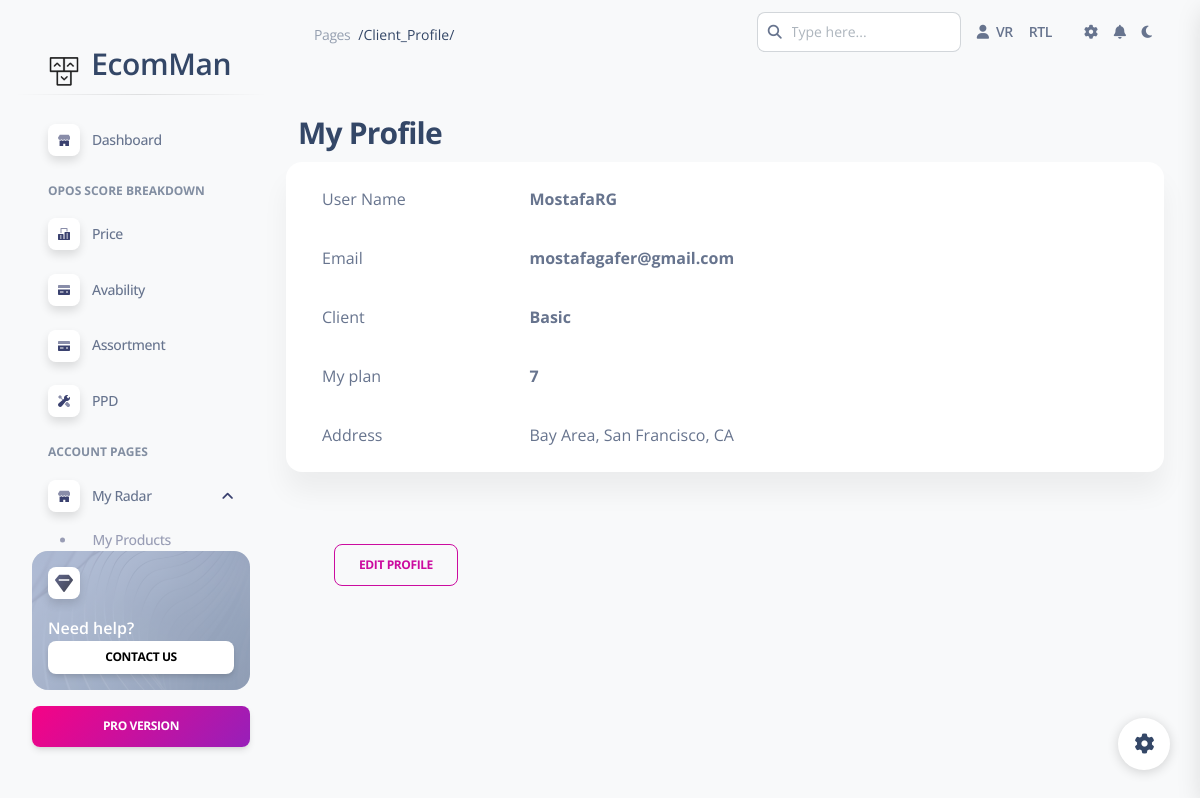
Screenshot of /client_profile/ (signed in) with the database file from the repository.
### client_profile/models.py (models this page shows, shortened)
class Profile(models.Model):
    user = models.OneToOneField(User, on_delete=models.CASCADE)
    client = models.CharField(max_length=50)
    plan = models.IntegerField(blank=True, null=True)
    pinned_tables = models.ManyToManyField('PinnedTable', blank=True)

### client_profile/views.py (the view)
# urls.py: path('', views.profile_view, name='profile_view'),
@login_required
def profile_view(request):
    profile = Profile.objects.get(user=request.user)
    products = profile.products.all()
    return render(request, 'client_profile/profile.html', {
        'profile': profile,
        'user': request.user,
        'products': products,
        'segment': 'client_profile'
    })

### client_profile/templates/client_profile/profile.html
{% extends 'layouts/base.html' %}
{% block content %}
<div class="container-fluid">
    <div class="row mt-5">
        <div class="row">
            <h3>My Profile</h3>
        </div>
        <div class="row">
            <div class="card mb-4">
            <div class="card-body">
            <div class="row">
            <div class="col-sm-3">
            <p class="mb-0">User Name</p>
            </div>
            <div class="col-sm-9">
            <p class="text-muted mb-0 font-weight-bolder">{{profile.user}}</p>
            </div>
            </div>
            <hr>
            <div class="row">
            <div class="col-sm-3">
            <p class="mb-0">Email</p>
            </div>
            <div class="col-sm-9">
            <p class="text-muted mb-0 font-weight-bolder">{{profile.user.email}}</p>
            </div>
            </div>
            <hr>
            <div class="row">
            <div class="col-sm-3">
            <p class="mb-0">Client</p>
            </div>
            <div class="col-sm-9">
            <p class="text-muted mb-0 font-weight-bolder">{{profile.client}}</p>
            </div>
            </div>
            <hr>
            <div class="row">
            <div class="col-sm-3">
            <p class="mb-0">My plan</p>
            </div>
            <div class="col-sm-9">
            <p class="text-muted mb-0 font-weight-bolder">{{profile.plan}}</p>
            </div>
            </div>
            <hr>
            <div class="row">
            <div class="col-sm-3">
            <p class="mb-0">Address</p>
            </div>
            <div class="col-sm-9">
            <p class="text-muted mb-0">Bay Area, San Francisco, CA</p>
            </div>
            </div>
            </div>
            </div>
            <div class="p-5">
            <a class="btn btn-outline-primary" href="{% url 'client_profile:profile_edit' %}"> Edit Profile</a>
            </div>
        </div>
    </div>
{% endblock content %}

### static/css/dark-theme-core.css (style rules this page uses)
body { transition: background-color 200ms ease-in; }

### rows the page displays
Profile: user "MostafaRG", user.email "mostafagafer@gmail.com", client "Basic", plan "7"

### other values shown
{{ request.path|title }} "/Client_Profile/"
